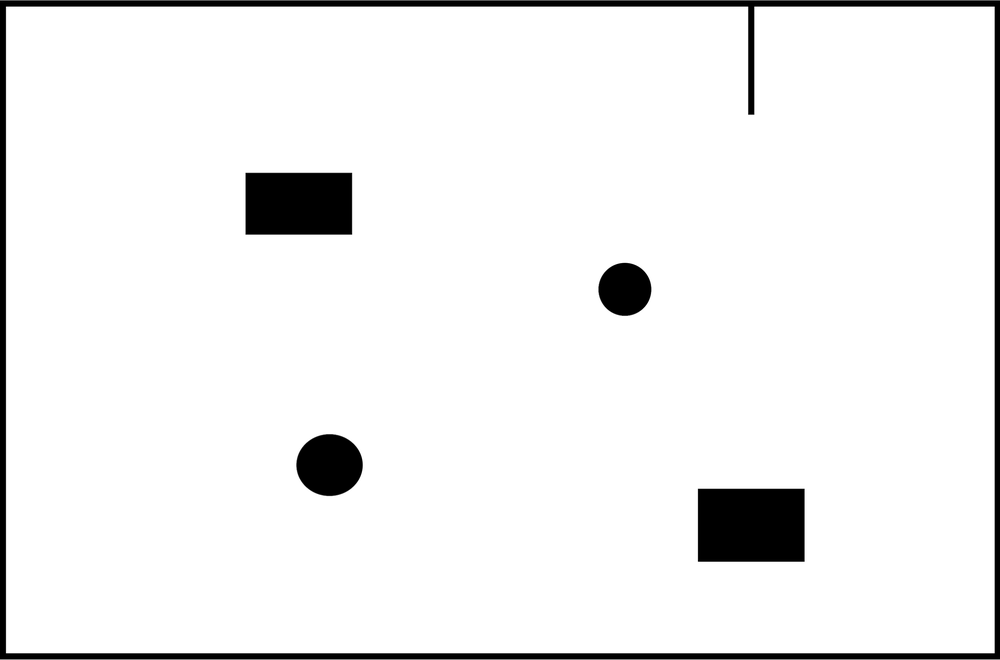
%> input picture evolution/03_open_field_prm/mapOpenField.png, 1000 x 660 px, shrunk from 2835 x 1871 before the run
$ octave --eval "result = createImageMask(imread('mapOpenField.png'));"   (GNU Octave 9; MATLAB toolbox functions it lacks are replaced by stand-ins)
%> lines starting %> are read from the running program, lines starting %| are printed output that depends on the picture; in (x1, y1, x2, y2) boxes, pixels count from 0 and x2, y2 are one past the last pixel; in counts of white or black regions, pixels touching at a corner belong together; the program's own positions count from 1
function [BW,maskedImage] = createImageMask(RGB)
%segmentImage Segment image using auto-generated code from Image Segmenter app
%  [BW,MASKEDIMAGE] = segmentImage(RGB) segments image RGB using
%  auto-generated code from the Image Segmenter app. The final segmentation
%  is returned in BW, and a masked image is returned in MASKEDIMAGE.

% Auto-generated by imageSegmenter app on 05-Apr-2025
%----------------------------------------------------


% Threshold image with global threshold
BW = imbinarize(im2gray(RGB));
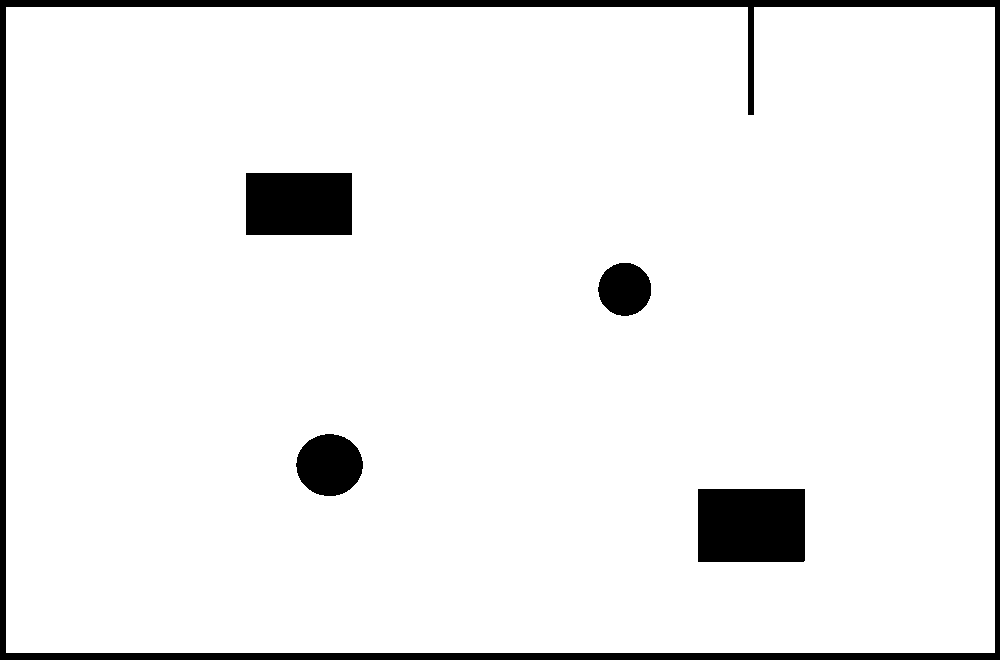
%> BW: size 660x1000 logical; 93.7% white; 5 black regions, box (x1, y1, x2, y2) and area: (0, 0, 1000, 660) 21754, (698, 489, 805, 562) 7810, (246, 173, 352, 235) 6572, (296, 434, 363, 496) 3222, (598, 263, 651, 316) 2201

% Create masked image.
maskedImage = RGB;
%> maskedImage is the input picture: size 660x1000x3 uint8; min 0, max 255, mean 239.5
maskedImage(repmat(~BW,[1 1 3])) = 0;
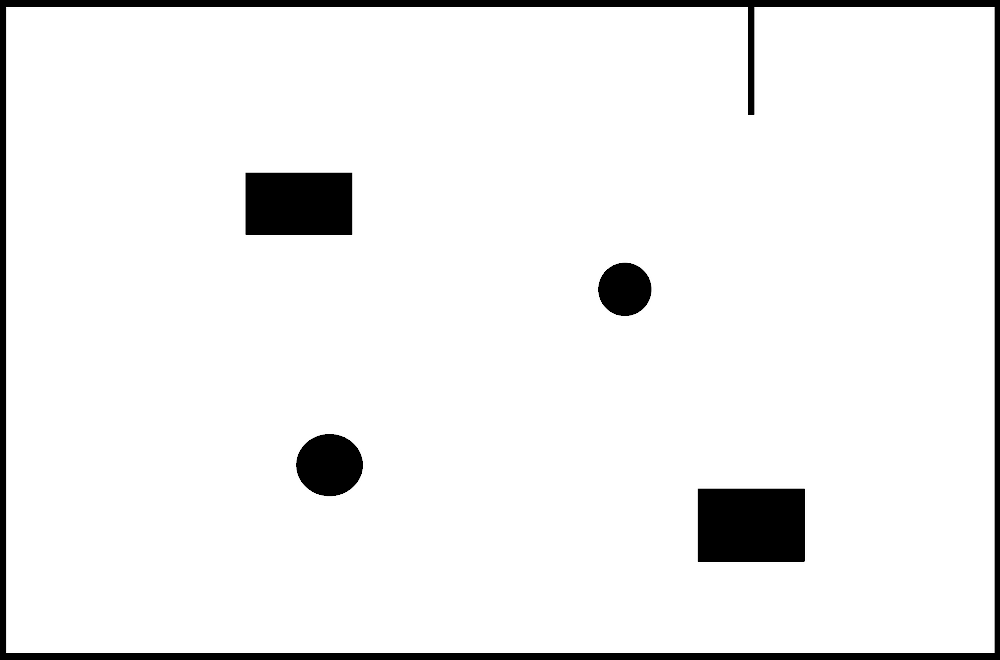
%> maskedImage: size 660x1000x3 uint8; 1.84% of pixels changed, all inside (x1, y1, x2, y2) = (0, 0, 1000, 660)
end
